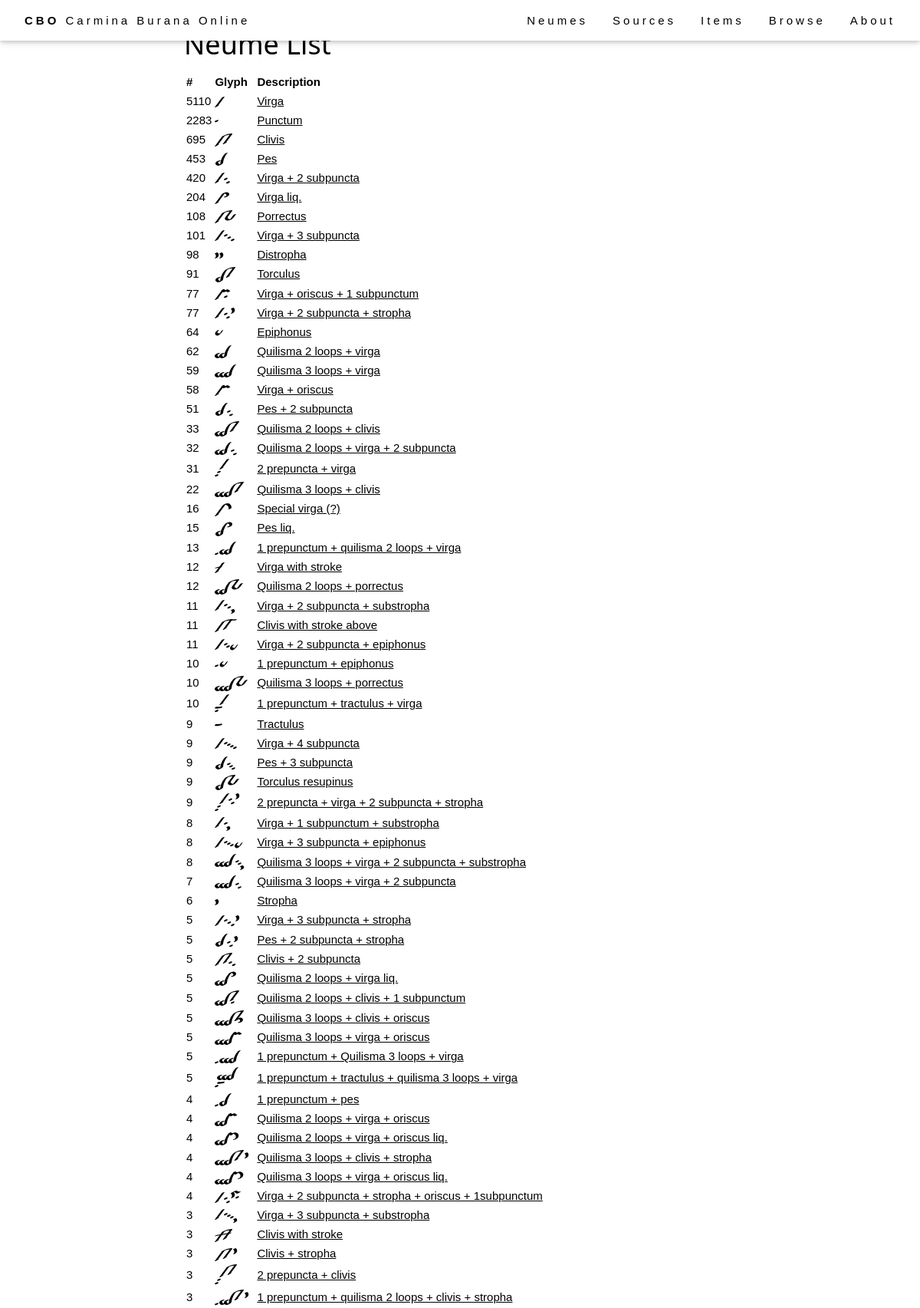
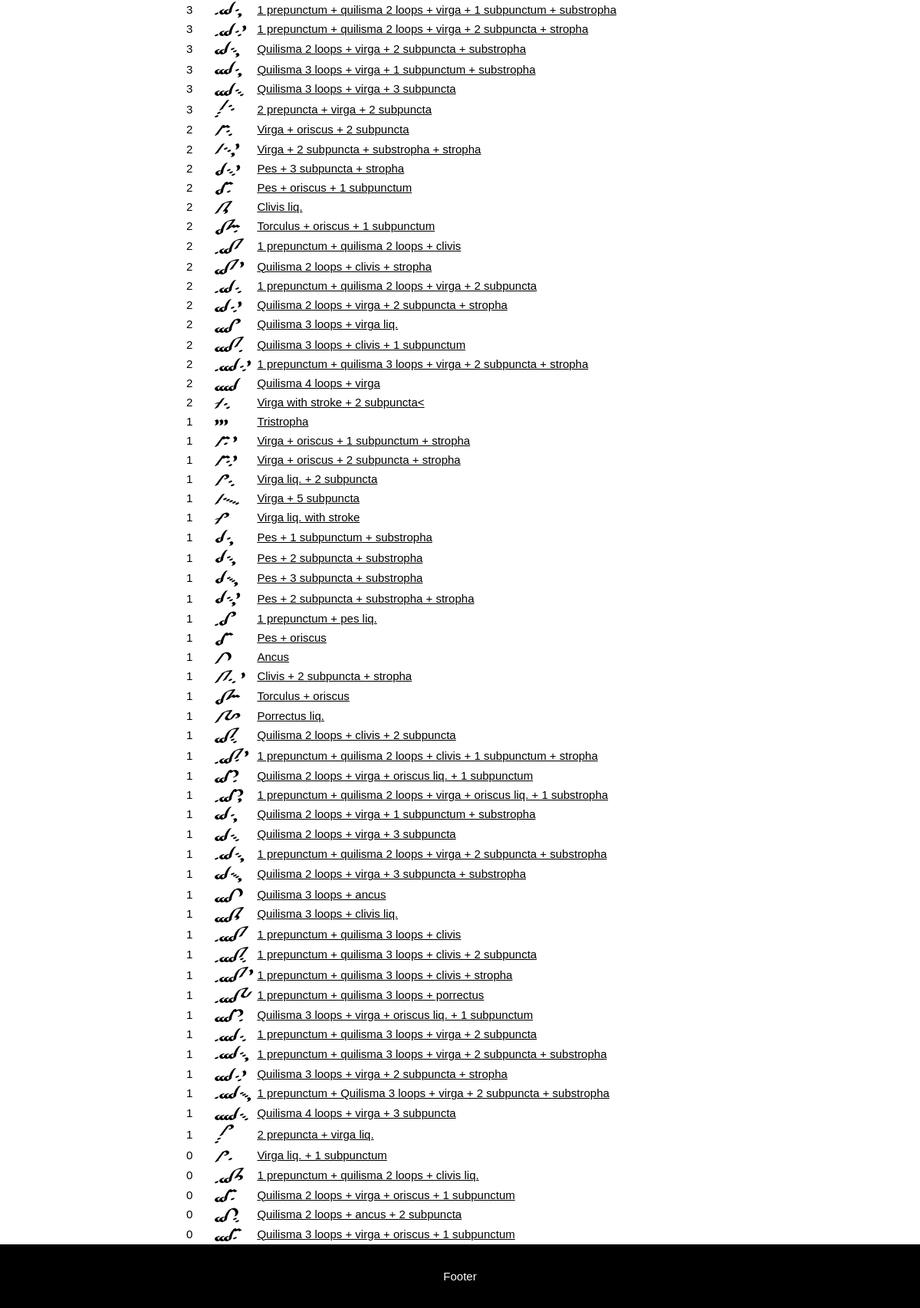
Page /browse/neumes/ on the earlier database version (2 pictures, top to bottom).
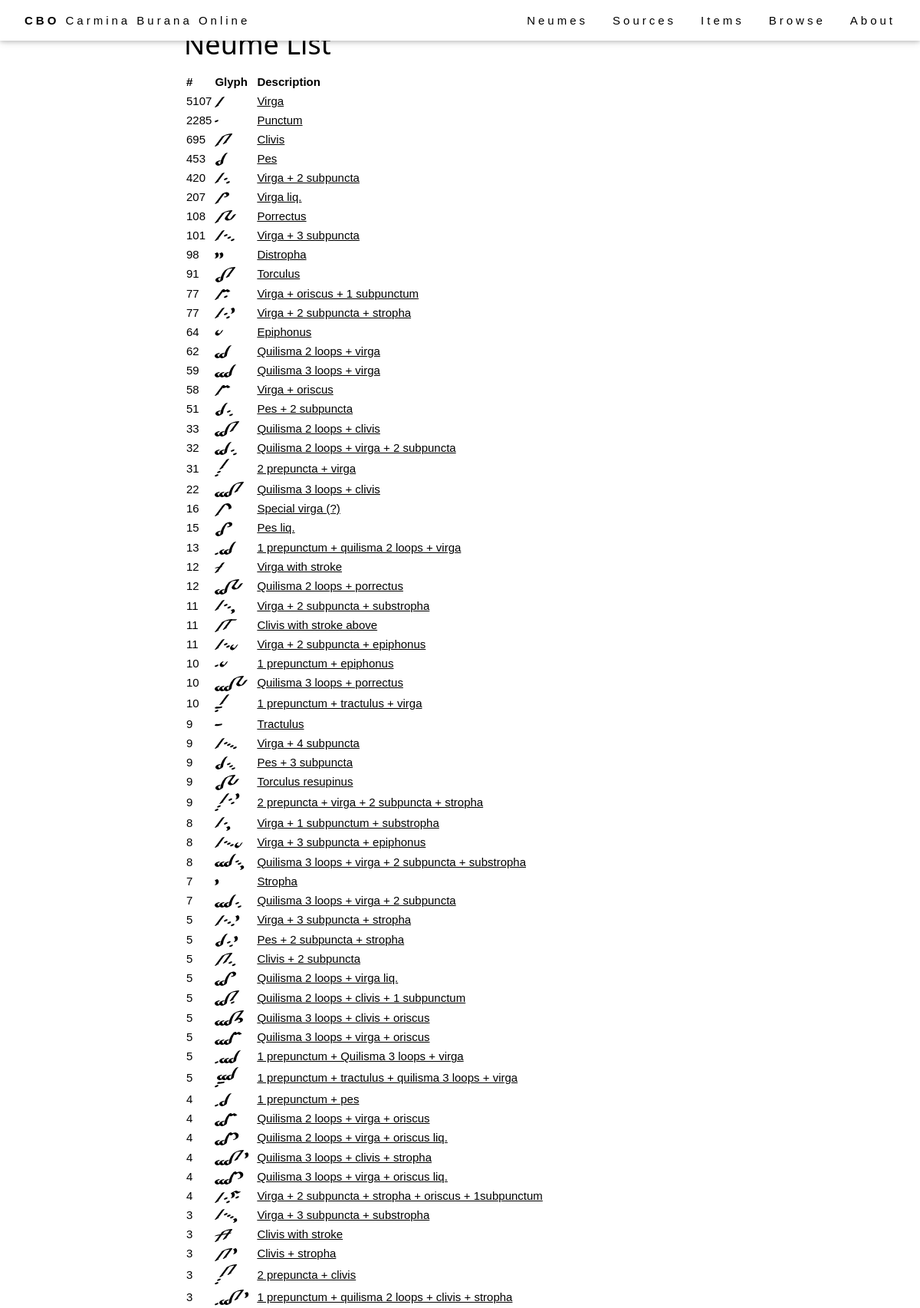
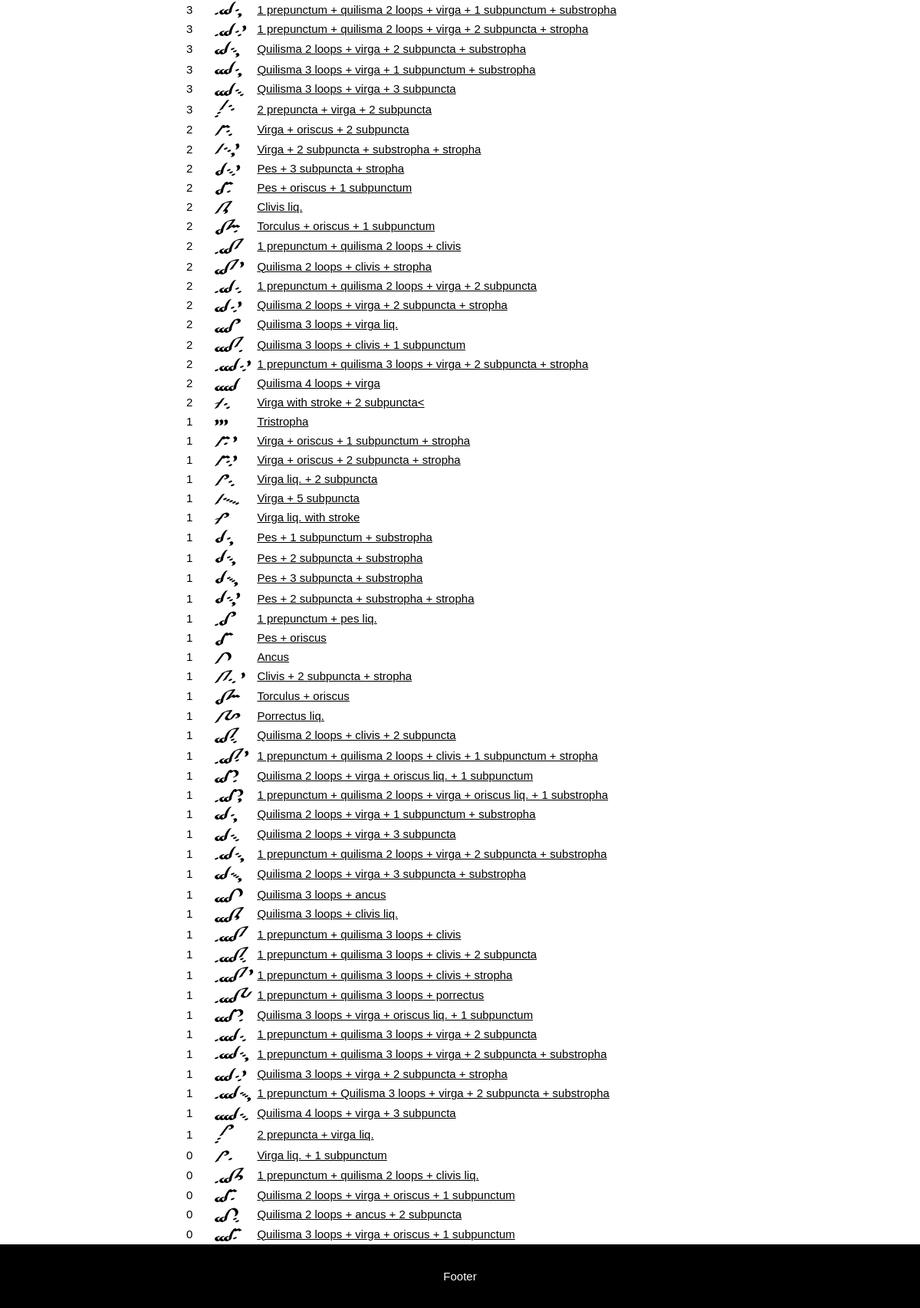
Same page on the later database version (2 pictures, top to bottom).
### browse/models.py (models this page shows, shortened)
class Neume(models.Model):
    n = models.IntegerField()
    description = models.CharField(max_length=1024, help_text="Description of the glyph.")
    count = models.IntegerField()
    class Meta:
        ordering = ['n']
    @property
    def svg_path(self):
        return f"img/glyphs/svg/buranus{self.n}.svg"
    def get_absolute_url(self):
        return reverse('neume-detail', args=[str(self.pk)])

### browse/views.py (the view)
# urls.py: path('neumes/', views.NeumeListView.as_view(), name='neumes'),
class NeumeListView(generic.ListView):
    model = Neume
    context_object_name = 'neume_list'
    template_name = 'neume_list.html'
    def get_context_data(self, **kwargs):
        context = super(NeumeListView, self).get_context_data(**kwargs)
        context['neume_list'] = sorted(Neume.objects.all(), key=lambda x: x.count, reverse=True)
        return context

### templates/neume_list.html (shortened to what this page needs)
{% extends "base_generic.html" %}
{% load static %}
{% block content %}
<div class="flex-column" style="flex: 20%">
</div>
<div style="flex: 80%">
  <h1>Neume List</h1>
  <table>
    <tr>
      <th>#</th>
      <th>Glyph</th>
      <th>Description</th>
    </tr>
    {% for neume in neume_list %}
    <tr>
      <td>{{ neume.count }}</td>
      <td><a href="{{ neume.get_absolute_url }}"><img src="{% static neume.svg_path %}"></td>
      <td><a href="{{ neume.get_absolute_url }}">{{ neume.description }}</a></td>
    </tr>
    {% endfor %}
  </table>
</div>
{% endblock %}

### templates/base_generic.html (shortened to what this page needs)
<!DOCTYPE html>
<html lang="en">
<head>
  {% block head %}
  {% load static %}
  <link rel="stylesheet" href="{% static 'css/style.css' %}"/>
  <link rel="stylesheet" href="{% static 'css/layout-generic.css' %}"/>
  {% endblock %}
</head>
<body>
<div class="page-container">
  {% block navbar %}
  <div class="cbo-top" style="z-index: 1200;">
    <div class="cbo-bar cbo-white cbo-wide cbo-padding cbo-card">
      <a href="{% url 'index' %}" class="cbo-bar-item cbo-button"><b>CBO</b> Carmina Burana Online</a>
      <div class="cbo-right cbo-hide-small">
        <a href="{% url 'neumes' %}" class="cbo-bar-item cbo-button">Neumes</a>
        <a href="{% url 'sources' %}" class="cbo-bar-item cbo-button">Sources</a>
        <a href="{% url 'items' %}" class="cbo-bar-item cbo-button">Items</a>
        <a href="{% url 'browse_item' %}" class="cbo-bar-item cbo-button">Browse</a>
        <a href="{% url 'about_index' %}" class="cbo-bar-item cbo-button">About</a>
      </div>
    </div>
  </div>
  {% endblock %}
  {% block header %}
  <header class="cbo-display-container cbo-content cbo-wide" style="max-width:1500px;" id="home">
    {% load static %}
  </header>
  {% endblock %}
  <main style="display: flex; flex: 1;">
    {% block content %}
    {% endblock %}
  </main>
  {% block footer %}
  <footer class="cbo-center cbo-black cbo-padding-16">
    <p>Footer</p>
  </footer>
  {% endblock %}
</div>
</body>
</html>

### staticfiles/css/style.css (style rules this page uses)
html { -ms-text-size-adjust:100%;-webkit-text-size-adjust:100% }
body { margin:0 }
article,aside,details,figcaption,figure,footer,header,main,menu,nav,section { display:block }
a { background-color:transparent }
b,strong { font-weight:bolder }
img { border-style:none }
html,body { font-family:Verdana,sans-serif;font-size:15px;line-height:1.4 }
html { overflow-x:hidden }
h1 { font-size:36px }
h1,h2,h3,h4,h5,h6 { font-family:"Segoe UI",Arial,sans-serif;font-weight:400;margin:10px 0 }
.cbo-wide { letter-spacing:4px }
img { vertical-align:middle }
a { color:inherit }
.cbo-btn,.cbo-button { border:none;display:inline-block;padding:8px 16px;vertical-align:middle;overflow:hidden;text-decoration:none;color:inherit;background-color:inherit;text-align:center;cursor:pointer;white-space:nowrap }
.cbo-btn,.cbo-button { -webkit-touch-callout:none;-webkit-user-select:none;-khtml-user-select:none;-moz-user-select:none;-ms-user-select:none;user-select:none }
.cbo-tooltip,.cbo-display-container { position:relative }
.cbo-bar { width:100%;overflow:hidden }
.cbo-bar .cbo-bar-item { padding:8px 16px;float:left;width:auto;border:none;display:block;outline:0 }
.cbo-bar .cbo-button { white-space:normal }
.cbo-container:after,.cbo-container:before,.cbo-panel:after,.cbo-panel:before,.cbo-row:after,.cbo-row:before,.cbo-row-padding:after,.cbo-row-padding:before, .cbo-cell-row:before,.cbo-cell-row:after,.cbo-clear:after,.cbo-clear:before,.cbo-bar:before,.cbo-bar:after { content:"";display:table;clear:both }
.cbo-content,.cbo-auto { margin-left:auto;margin-right:auto }
.cbo-content { max-width:980px }
.cbo-top,.cbo-bottom { position:fixed;width:100%;z-index:1 }
.cbo-top { top:0 }
.cbo-card,.cbo-card-2 { box-shadow:0 2px 5px 0 rgba(0,0,0,0.16),0 2px 10px 0 rgba(0,0,0,0.12) }
.cbo-center { text-align:center!important }
.cbo-padding { padding:8px 16px!important }
.cbo-padding-16 { padding-top:16px!important;padding-bottom:16px!important }
.cbo-right { float:right!important }
.cbo-white,.cbo-hover-white:hover { color:#000!important;background-color:#fff!important }
.cbo-black,.cbo-hover-black:hover { color:#fff!important;background-color:#000!important }

### staticfiles/css/layout-generic.css (style rules this page uses)
.page-container { display: flex; flex-direction: column; min-height: 100vh; }
.flex-column { display: flex; flex-direction: column; }
.cbo-button { transition: 0.3s; }
.cbo-bar { box-sizing: border-box; }

### templates/neume_list.html (style rules this page uses)
p { margin-left: auto; margin-right: auto; }
th { text-align: left; }

Differences in the rows shown:
removed Neume: count "5110", description "Virga"
removed Neume: count "2283", description "Punctum"
removed Neume: count "204", description "Virga liq."
removed Neume: count "6", description "Stropha"
added Neume: count "5107", description "Virga"
added Neume: count "2285", description "Punctum"
added Neume: count "207", description "Virga liq."
added Neume: count "7", description "Stropha"
